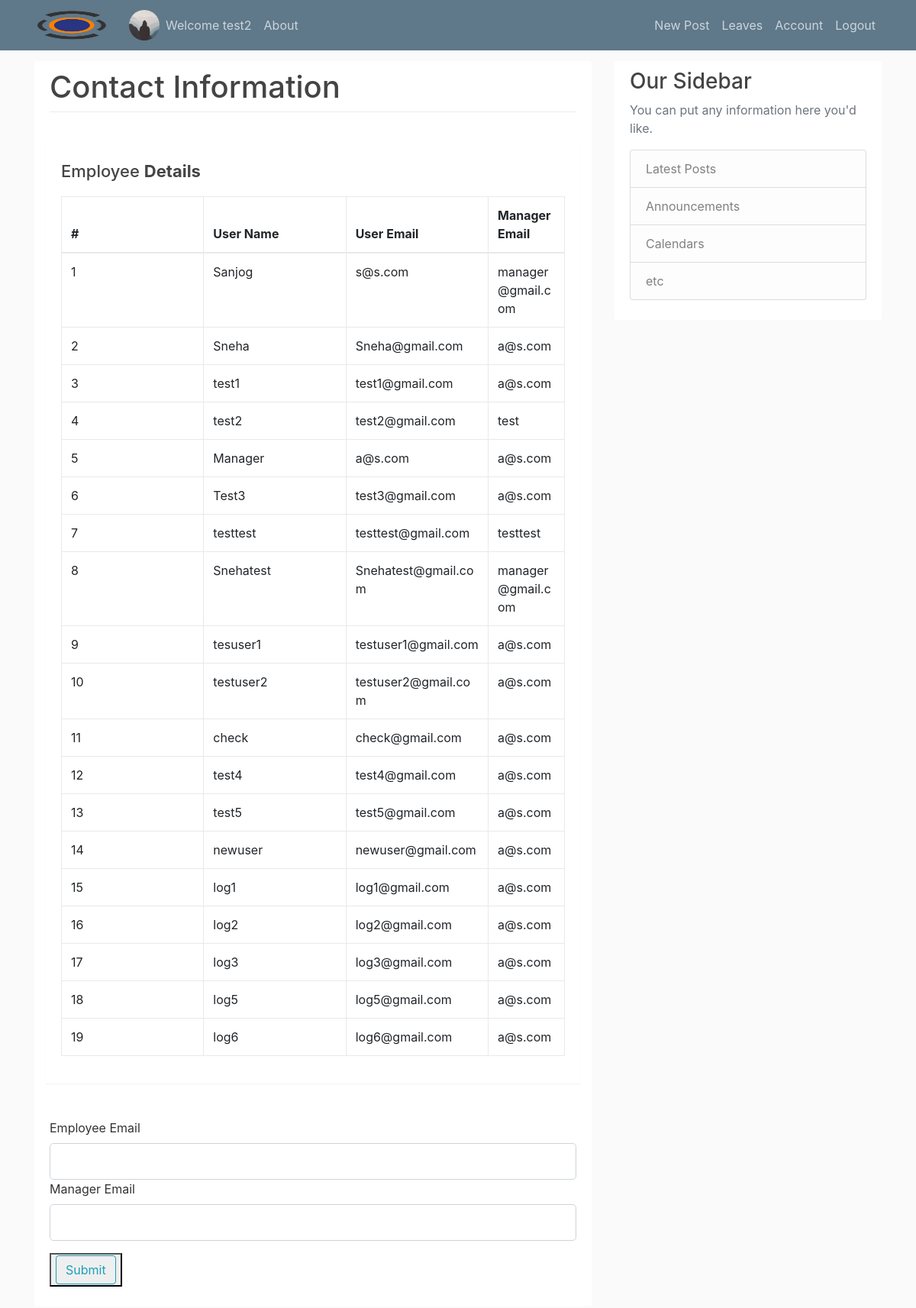
Page /index (signed in) on the committed database.
### flaskblog/models.py (models this page shows, shortened)
class User(db.Model, UserMixin):
    id = db.Column(db.Integer, primary_key=True)
    username = db.Column(db.String(20), nullable=False)
    email = db.Column(db.String(120), unique=True, nullable=False)
    image_file = db.Column(db.String(20), nullable=False, default='default.jpg')
    password = db.Column(db.String(60), nullable=False)
    registration_time = db.Column(db.DateTime, nullable=False, default=datetime.utcnow())
    manager_byemail = db.Column(db.String(60), nullable=False)
    posts = db.relationship('Post', backref='author', lazy=True)
    leaves = db.relationship('Leaves', backref='author', lazy=True)
    role_id = db.Column(db.Integer, db.ForeignKey('roles.id'))
    testcaseid=db.Column(db.String(20), unique=True)
    total_applied_leaves = db.Column(db.Integer, default=0)

### flaskblog/users/routes.py (the view, shortened to what this page needs)
@users.route('/index', methods=['GET', 'POST'])
def index():
    form = SuperuserForm()
    usLi=User.query.all()
    return render_template('index.html', usLi=usLi, form=form)

### flaskblog/users/forms.py
class SuperuserForm(FlaskForm):
    manager = StringField('Manager Email',
                           validators=[DataRequired(), Email()])
    emp_email = StringField('Employee Email',
                        validators=[DataRequired(), Email()])
    submit = SubmitField('Submit')

### flaskblog/models.py (called while the page is built)
@login_manager.user_loader
def load_user(user_id):
    return User.query.get(int(user_id))

### flaskblog/templates/index.html (shortened to what this page needs)
{% extends "layout.html" %}
{% block content %}
<div class="content-section">
    <form method="POST" action="">
          <div class="form-group">
              <h1   style="font-size:40px;">Contact Information</h1>
<div class="dropdown-divider"></div>
              <div class="form-group row">
        <div class="table-wrapper">
            <div class="table-title">
                <div class="row">
                    <div class="col-sm-8"><h2>Employee <b>Details</b></h2></div>
                </div>
            </div>
            <table class="table table-bordered">
                <thead>
                    <tr>
                        <th>#</th>
                        <th>User Name</th>
                        <th>User Email</th>
                        <th>Manager Email</th>
                    </tr>
                </thead>
                <tbody>
		{% for x in range(0, usLi|length)%}
                    <tr>
                        <td><span style="max-width:25px;">{{ x+1 }}</span></td>
                        <td><span style="max-width:50px;">{{ usLi[x].username }}</span></td>
                        <td> <span style="max-width:150px;">{{ usLi[x].email }}</span></td>
                        <td><span style="max-width:150px;">{{ usLi[x].manager_byemail }}</span></td>
                    </tr>
        {% endfor %}
                 </tbody>
            </table>
        </div>
</div>
  </div>
         <div class="form-group">
                    {{ form.emp_email.label(class="form-control-label") }}
                    {{ form.emp_email(class="form-control form-control-lg") }}
              <div class="form-group">
                    {{ form.manager.label(class="form-control-label") }}
                    {{ form.manager(class="form-control form-control-lg") }}
      </div>
             </div>
  <button class="form-group">
                {{ form.submit(class="btn btn-outline-info") }}</button>
    </form>
</div>
{% endblock content %}

### flaskblog/templates/layout.html (shortened to what this page needs)
<!DOCTYPE html>
<html>
<head>
    <link rel="stylesheet" href="https://stackpath.bootstrapcdn.com/bootstrap/4.2.1/css/bootstrap.min.css">
    <link rel="stylesheet" type="text/css" href="{{ url_for('static', filename='main.css') }}">
<link rel="stylesheet" href="https://maxcdn.bootstrapcdn.com/font-awesome/4.7.0/css/font-awesome.min.css">
</head>
<body>
    <header class="site-header">
      <nav class="navbar navbar-expand-md navbar-dark bg-steel fixed-top">
        <div class="container">
          <a class="navbar-brand mr-4" href="/"><img alt="Responsive image" width="100" height="40" src="/static/profile_pics/Ineuron.png"></a>
          <div class="collapse navbar-collapse" id="navbarToggle">
            <div class="navbar-nav mr-auto">
              {% if current_user.is_authenticated %}
              <img alt="Responsive image" class="rounded-circle" width="40" height="40" src="/static/profile_pics/{{ current_user.image_file }}">
              <a class="nav-item nav-link" href="{{ url_for('main.dehome') }}">Welcome {{ current_user.username.split()[0] }} </a>
              {% else %}
              <a class="nav-item nav-link" href="{{ url_for('main.home') }}">Home</a>
              {% endif %}
              <a class="nav-item nav-link" href="{{ url_for('main.about') }}">About</a>
            </div>
            <div class="navbar-nav">
              {% if current_user.is_authenticated %}
                <a class="nav-item nav-link" href="{{ url_for('leave.new_post') }}">New Post</a>
                <a class="nav-item nav-link" href="{{ url_for('leave.leave_summary') }}">Leaves</a>
                <a class="nav-item nav-link" href="{{ url_for('users.account') }}">Account</a>
                <a class="nav-item nav-link" href="{{ url_for('users.logout') }}">Logout</a>
              {% else %}
                <a class="nav-item nav-link" href="{{ url_for('users.login') }}">Login</a>
                <a class="nav-item nav-link" href="{{ url_for('users.register') }}">Register</a>
              {% endif %}
            </div>
          </div>
        </div>
      </nav>
    </header>
    <main role="main" class="container">
      <div class="row">
        <div class="col-md-8">
              {% block content %}{% endblock %}
        </div>
        <div class="col-md-4">
          <div class="content-section">
            <h3>Our Sidebar</h3>
            <p class='text-muted'>You can put any information here you'd like.
              <ul class="list-group">
                <li class="list-group-item list-group-item-light">Latest Posts</li>
                <li class="list-group-item list-group-item-light">Announcements</li>
                <li class="list-group-item list-group-item-light">Calendars</li>
                <li class="list-group-item list-group-item-light">etc</li>
              </ul>
            </p>
          </div>
        </div>
      </div>
      </main>
</body>
</html>

### flaskblog/static/main.css (style rules this page uses)
body { background: #fafafa; color: #333333; margin-top: 5rem; }
h1, h2, h3, h4, h5, h6 { color: #444444; }
.bg-steel { background-color: #5f788a; }
.site-header .navbar-nav .nav-link { color: #cbd5db; }
.content-section { background: #ffffff; padding: 10px 20px; border: 1solid #dddddd; border-radius: 3px; margin-bottom: 20px; }
.table-wrapper { width: 700px; margin: 30px auto; background: #fff; padding: 20px; box-shadow: 0 1px 1px rgba(0,0,0,.05); }
.table-title { padding-bottom: 10px; margin: 0 0 10px; }
.table-title h2 { margin: 6px 0 0; font-size: 22px; }
table.table { table-layout: fixed; }
table.table tr th, table.table tr td { border-color: #e9e9e9; }
table.table th:last-child { width: 100px; }

### flaskblog/templates/index.html (style rules this page uses)
table { border-collapse:collapse; table-layout:fixed; width:310px; }
table td { border:solid 1px #fab; width:100px; word-wrap:break-word; }

### rows in the picture
User: image_file (placeholder picture), username "test2", username "test2", email "test2@gmail.com", manager_byemail "test"
User: username "Sanjog", email "s@s.com", manager_byemail "manager@gmail.com"
User: username "Sneha", email "Sneha@gmail.com", manager_byemail "a@s.com"
User: username "test1", email "test1@gmail.com", manager_byemail "a@s.com"
User: username "Manager", email "a@s.com", manager_byemail "a@s.com"
User: username "Test3", email "test3@gmail.com", manager_byemail "a@s.com"
User: username "testtest", email "testtest@gmail.com", manager_byemail "testtest"
User: username "Snehatest", email "Snehatest@gmail.com", manager_byemail "manager@gmail.com"
User: username "tesuser1", email "testuser1@gmail.com", manager_byemail "a@s.com"
User: username "testuser2", email "testuser2@gmail.com", manager_byemail "a@s.com"
User: username "check", email "check@gmail.com", manager_byemail "a@s.com"
User: username "test4", email "test4@gmail.com", manager_byemail "a@s.com"
User: username "test5", email "test5@gmail.com", manager_byemail "a@s.com"
User: username "newuser", email "newuser@gmail.com", manager_byemail "a@s.com"
User: username "log1", email "log1@gmail.com", manager_byemail "a@s.com"
User: username "log2", email "log2@gmail.com", manager_byemail "a@s.com"
User: username "log3", email "log3@gmail.com", manager_byemail "a@s.com"
User: username "log5", email "log5@gmail.com", manager_byemail "a@s.com"
User: username "log6", email "log6@gmail.com", manager_byemail "a@s.com"

### other values in the picture
{{ x+1 }} "1" "2" "3" "4" "5" "6" "7" "8" "9" "10" "11" "12" "13" "14" "15" "16" "17" "18" "19"
